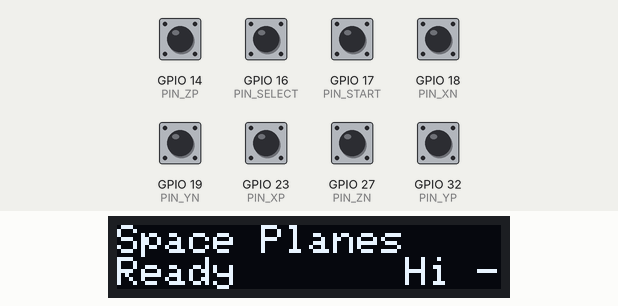
Recording of a sketch running on a simulated ESP32. Shown: 96×16 one-colour display. Inputs (shaded band) come from the test bench; at power-on: GPIO 14 (PIN_ZP), GPIO 16 (PIN_SELECT), GPIO 17 (PIN_START), GPIO 18 (PIN_XN), GPIO 19 (PIN_YN), GPIO 23 (PIN_XP), GPIO 27 (PIN_ZN), GPIO 32 (PIN_YP) HIGH. Nothing arrives over Bluetooth unless stated; what the sketch prints to the serial monitor is not drawn.

Above: at 1.2 s.
1.3 s: GPIO 16 (PIN_SELECT) pulled LOW for 0.15 s
At 2.5 s:
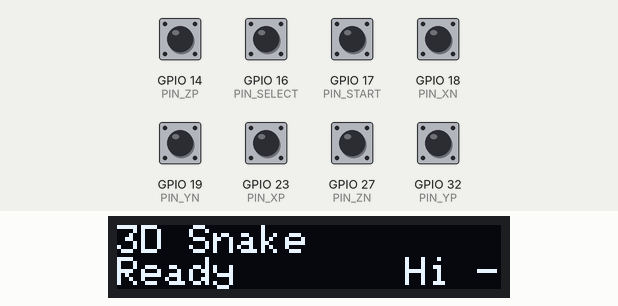
2.9 s: GPIO 16 (PIN_SELECT) pulled LOW for 1 s
At 3.7 s:
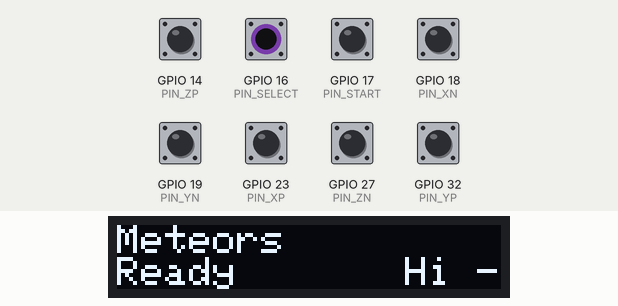
Timing chart, 0 to 5.9 s (numbered marks = the images above; inputs shaded):
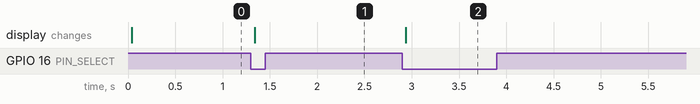

The sketch:

ESP32_controller.ino
```cpp
/*
 * ESP32 Bluetooth game controller for the 5x5x5 LED cube.
 *
 * Sends short text tokens over Bluetooth Classic (SPP) to the Raspberry Pi,
 * where game_controller_bridge.py turns them into the cube server's game
 * commands. 6 direction buttons + Start + Select, and a 96x16 I2C OLED that
 * shows the selected game, the current score and the game's high score.
 * (Meteors fires with Z-; the bridge maps it.)
 *
 * Setup:
 *   1. Install libraries (Arduino Library Manager): "Adafruit SSD1306"
 *      (pulls in "Adafruit GFX Library").
 *   2. Flash this sketch (Arduino IDE: board "ESP32 Dev Module").
 *   3. On the Pi, pair with this device (it advertises as "CubeController"),
 *      then:  sudo rfcomm bind 0 <MAC> 1
 *   4. Run:  python game_controller_bridge.py          (live)
 *        or:  python game_controller_bridge.py --test   (just watch input)
 *
 * Wiring:
 *   Buttons: each button connects its GPIO to GND. Internal pull-ups are
 *   enabled, so an un-pressed button reads HIGH and a press reads LOW. No
 *   external resistors needed.
 *   OLED (SSD1306, 96x16, I2C address 0x3C): VCC -> 3V3, GND -> GND,
 *   SDA -> GPIO 21, SCL -> GPIO 22. OLED modules carry their own I2C pull-ups.
 *
 * Tokens sent (one per line):
 *   px nx py ny pz nz          direction buttons (axis +/-)
 *   start                      Start button  (preceded by a game:<name> resync)
 *   game:planes / game:snake / game:meteors
 *                              sent when Select cycles the selected game, and
 *                              whenever the Pi (re)connects
 *
 * Lines received from the bridge (one per line):
 *   disp:<game>:<score>:<highscore>:<ready|play|over|won>   ('-' = unknown)
 */

#include "BluetoothSerial.h"
#include <Wire.h>
#include <Adafruit_GFX.h>
#include <Adafruit_SSD1306.h>

#if !defined(CONFIG_BT_ENABLED) || !defined(CONFIG_BLUEDROID_ENABLED)
#error Bluetooth is not enabled! Enable it in the Arduino ESP32 board options.
#endif

BluetoothSerial SerialBT;

// ---- button -> GPIO pin map ----------------------------------------------
// These pins all support internal pull-ups and avoid the ESP32 strapping pins
// (0, 2, 5, 12, 15), the input-only pins (34-39), the flash pins (6-11), the
// USB-serial pins (1, 3) and the OLED's I2C pins (21, 22).
// Other free pins that work just as well: 16, 17, 18, 19, 23.
const int PIN_XP     = 23;  // X+
const int PIN_XN     = 18;  // X-
const int PIN_YP     = 32;  // Y+
const int PIN_YN     = 19;  // Y-
const int PIN_ZP     = 14;  // Z+
const int PIN_ZN     = 27;  // Z- (also Fire in Meteors)
const int PIN_START  = 17;  // Start
const int PIN_SELECT = 16;   // Select

// ---- OLED ----------------------------------------------------------------
const int PIN_OLED_SDA = 21;
const int PIN_OLED_SCL = 22;
const uint8_t OLED_ADDR = 0x3C;
const int OLED_W = 96;
const int OLED_H = 16;
const int CHAR_W = 6;       // built-in 5x7 font + 1px gap: 16 chars x 2 rows

Adafruit_SSD1306 oled(OLED_W, OLED_H, &Wire, -1);
bool oledOk = false;

struct Button {
  int pin;
  const char* token;       // "px".."nz", "start", or "select"
  int lastReading;         // last raw digitalRead
  bool stableHigh;         // debounced state (true = released)
  unsigned long lastChange;
};

Button buttons[] = {
  { PIN_XP,     "px",     HIGH, true, 0 },
  { PIN_XN,     "nx",     HIGH, true, 0 },
  { PIN_YP,     "py",     HIGH, true, 0 },
  { PIN_YN,     "ny",     HIGH, true, 0 },
  { PIN_ZP,     "pz",     HIGH, true, 0 },
  { PIN_ZN,     "nz",     HIGH, true, 0 },
  { PIN_START,  "start",  HIGH, true, 0 },
  { PIN_SELECT, "select", HIGH, true, 0 },
};
const int NUM_BUTTONS = sizeof(buttons) / sizeof(buttons[0]);

const unsigned long DEBOUNCE_MS = 30;

// ---- game selection (driven by the Select button) ------------------------
const char* GAMES[] = { "planes", "snake", "meteors" };
const char* GAME_TITLES[] = { "Space Planes", "3D Snake", "Meteors" };  // <= 12 chars
const int NUM_GAMES = sizeof(GAMES) / sizeof(GAMES[0]);
int selectedGame = 0;   // index into GAMES; "planes" matches the bridge default

// ---- latest status from the bridge ---------------------------------------
String dispScore = "-";
String dispHigh = "-";
String dispStatus = "ready";
bool linked = false;     // is the Pi connected over Bluetooth?
String rxLine;           // partial line being received from the bridge

void sendLine(const char* s) {
  SerialBT.println(s);
  Serial.println(s);    // mirror to USB serial for debugging
}

void sendSelectedGame() {
  String msg = String("game:") + GAMES[selectedGame];
  sendLine(msg.c_str());
}

void printRight(const String& s, int y) {
  oled.setCursor(OLED_W - CHAR_W * s.length(), y);
  oled.print(s);
}

// Row 1: game name (+ OVER / WIN! tag).  Row 2: score and high score.
void drawDisplay() {
  if (!oledOk) return;
  oled.clearDisplay();
  oled.setTextSize(1);
  oled.setTextColor(SSD1306_WHITE);

  oled.setCursor(0, 0);
  oled.print(GAME_TITLES[selectedGame]);
  if (dispStatus == "over") printRight("OVER", 0);
  else if (dispStatus == "won") printRight("WIN!", 0);

  oled.setCursor(0, 8);
  if (!linked) {
    oled.print("Waiting for Pi");
  } else {
    oled.print(dispStatus == "ready" ? String("Ready") : "Sc " + dispScore);
    printRight("Hi " + dispHigh, 8);
  }
  oled.display();
}

void resetDisplayStatus() {
  dispScore = "-";
  dispHigh = "-";
  dispStatus = "ready";
}

// disp:<game>:<score>:<highscore>:<status>
void handleBridgeLine(const String& line) {
  if (!line.startsWith("disp:")) return;
  int a = line.indexOf(':', 5);
  int b = line.indexOf(':', a + 1);
  int c = line.indexOf(':', b + 1);
  if (a < 0 || b < 0 || c < 0) return;
  // Ignore status for a game that is no longer selected (sent before the
  // bridge saw our last Select press).
  if (line.substring(5, a) != GAMES[selectedGame]) return;
  dispScore = line.substring(a + 1, b);
  dispHigh = line.substring(b + 1, c);
  dispStatus = line.substring(c + 1);
  drawDisplay();
}

void readBridge() {
  while (SerialBT.available()) {
    char ch = SerialBT.read();
    if (ch == '\n') {
      handleBridgeLine(rxLine);
      rxLine = "";
    } else if (ch != '\r' && rxLine.length() < 64) {
      rxLine += ch;
    }
  }
}

void onPress(const Button& b) {
  if (strcmp(b.token, "select") == 0) {
    selectedGame = (selectedGame + 1) % NUM_GAMES;
    sendSelectedGame();
    resetDisplayStatus();   // until the bridge reports the new game's scores
    drawDisplay();
  } else if (strcmp(b.token, "start") == 0) {
    // Resync the bridge to the current selection, then start it. This makes a
    // bridge that joined late (or restarted) always launch the right game.
    sendSelectedGame();
    sendLine("start");
  } else {
    sendLine(b.token);   // a direction button
  }
}

void setup() {
  Serial.begin(115200);
  for (int i = 0; i < NUM_BUTTONS; i++) {
    pinMode(buttons[i].pin, INPUT_PULLUP);
  }

  Wire.begin(PIN_OLED_SDA, PIN_OLED_SCL);
  oledOk = oled.begin(SSD1306_SWITCHCAPVCC, OLED_ADDR);
  if (!oledOk) Serial.println("OLED not found - continuing without display.");
  drawDisplay();

  SerialBT.begin("CubeController");   // Bluetooth SPP slave name
  Serial.println("CubeController ready - pair from the Pi.");
}

void loop() {
  unsigned long now = millis();

  // When the Pi (re)connects, tell the bridge which game is selected.
  bool nowLinked = SerialBT.hasClient();
  if (nowLinked != linked) {
    linked = nowLinked;
    if (linked) sendSelectedGame();
    else resetDisplayStatus();
    drawDisplay();
  }

  readBridge();

  for (int i = 0; i < NUM_BUTTONS; i++) {
    Button& b = buttons[i];
    int reading = digitalRead(b.pin);

    if (reading != b.lastReading) {
      b.lastChange = now;
      b.lastReading = reading;
    }

    if ((now - b.lastChange) > DEBOUNCE_MS) {
      bool isHigh = (reading == HIGH);
      if (isHigh != b.stableHigh) {
        b.stableHigh = isHigh;
        if (!isHigh) {       // HIGH -> LOW transition = button pressed (active low)
          onPress(b);
        }
      }
    }
  }
  delay(5);
}
```

Measured:
- after the input at 1.3 s, the display: changes at once (image 1)
- after the input at 2.9 s, the display: changes at once (image 2)
